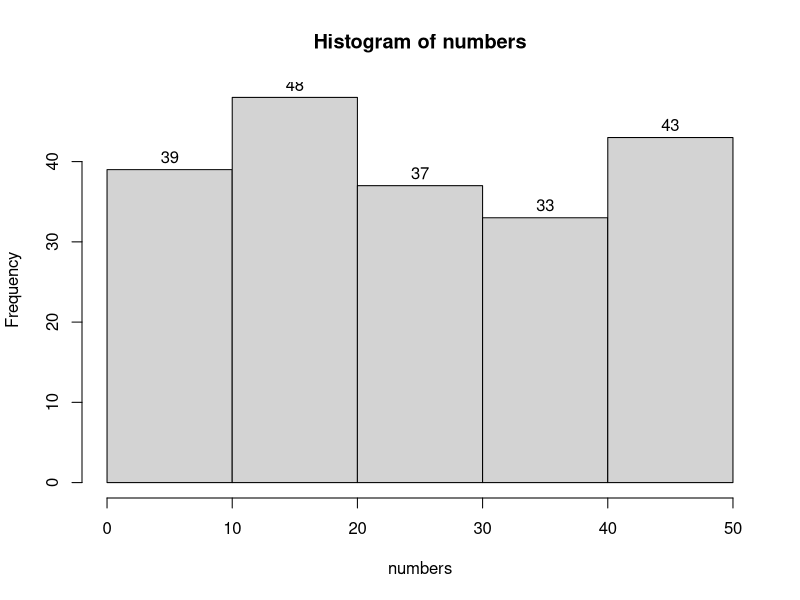

Recreate this plot in R.
## ---- chunk 1
# We are creating a vector c and we are populating it with 15 values
# Then we assign it to a variable called Age

Age <- c(18, 18, 20, 32, 45, 33, 19, 19, 20, 58, 63, 21, 19, 19, 18)

# If we call the variable Age we will get all 15 values
Age

# But we can also access any of the 15 entries we want by calling its "location"
Age[7]
## ---- chunk 2
# We are creating a vector c and we are populating it with 5 prices.
# The prices could be in £ or any other currency (we only type the value in).
# Then we assign our vector to a variable called Prices.

Prices <- c(115, 120, 200, 300, 500)

# call Price to see the values in the console

Prices

# We now want a new variable that will include the old prices doubled.
# We can call the new variable anything we want, let us call it Newprices

Newprices <- 2*Prices
# call Price to see the values in the console
Newprices


# But we can also access any of the 15 entries we want by calling its "location"
Age[7]
## ---- chunk 3

# I am using a R function called sample.int()
# This function creates random integer numbers
numbers <- sample.int(10, 5, replace = TRUE)

numbers

## ---- chunk 4
# Similarly as above, I will call sample.int()
# But this time I need 200 numbers between 1 and 50.
# See how my arguments have now changed.
numbers <- sample.int(50, 200, replace = TRUE)
numbers

# Now we will call a new function to help us group our data.
# First put them in 5 groups. The numbers in c() declare the numbers that define each group.

groups <- cut(numbers, breaks = c(0,10,20,30,40,50), right = TRUE)

# Now I can produce my frequency table using another function
summary(groups)


# We will now use a new function called hist that creates histograms.
# Note that this function has to work with the original numbers
# and not with the groups.


hist(numbers, breaks = 5, labels = TRUE)
